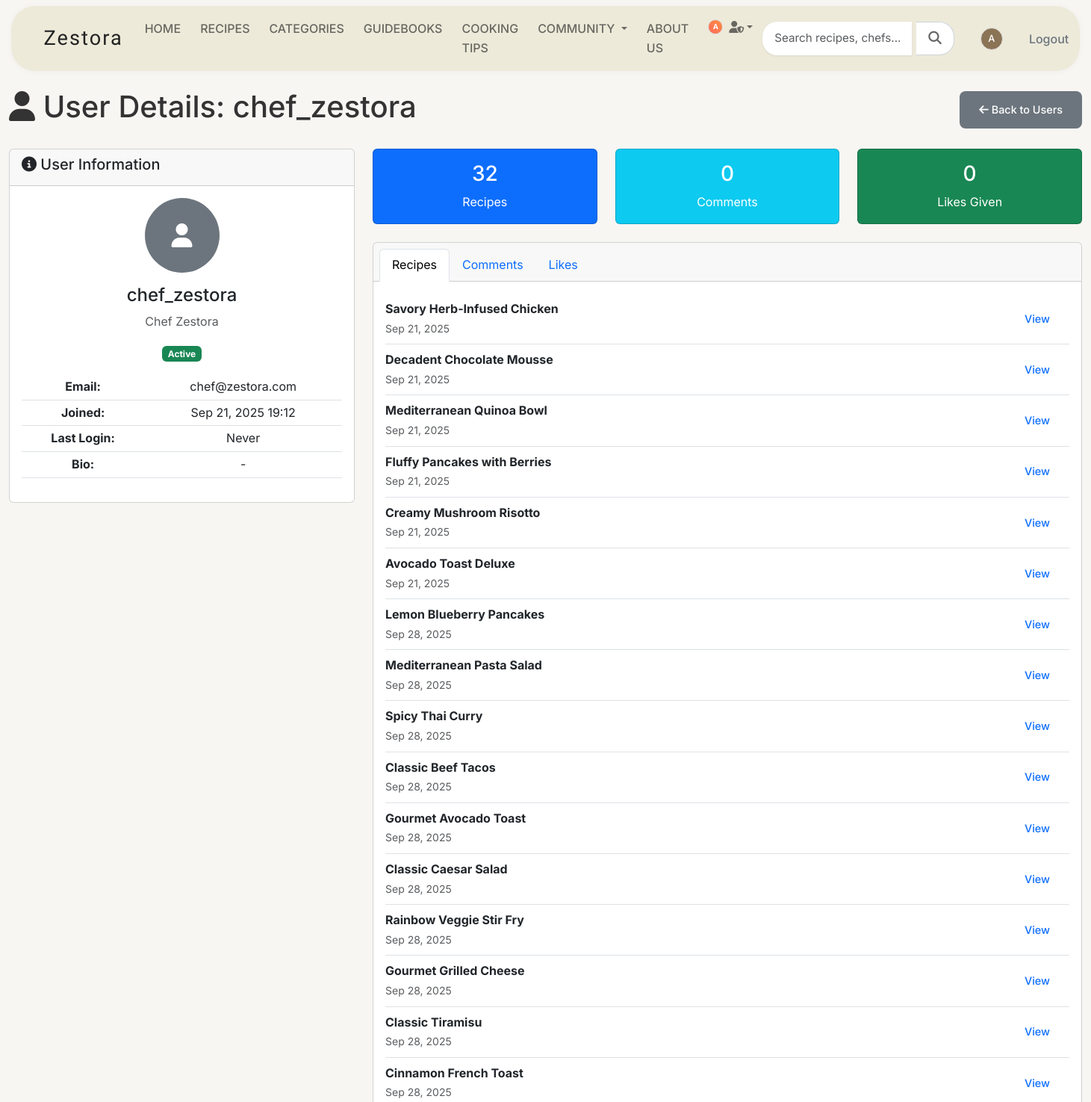
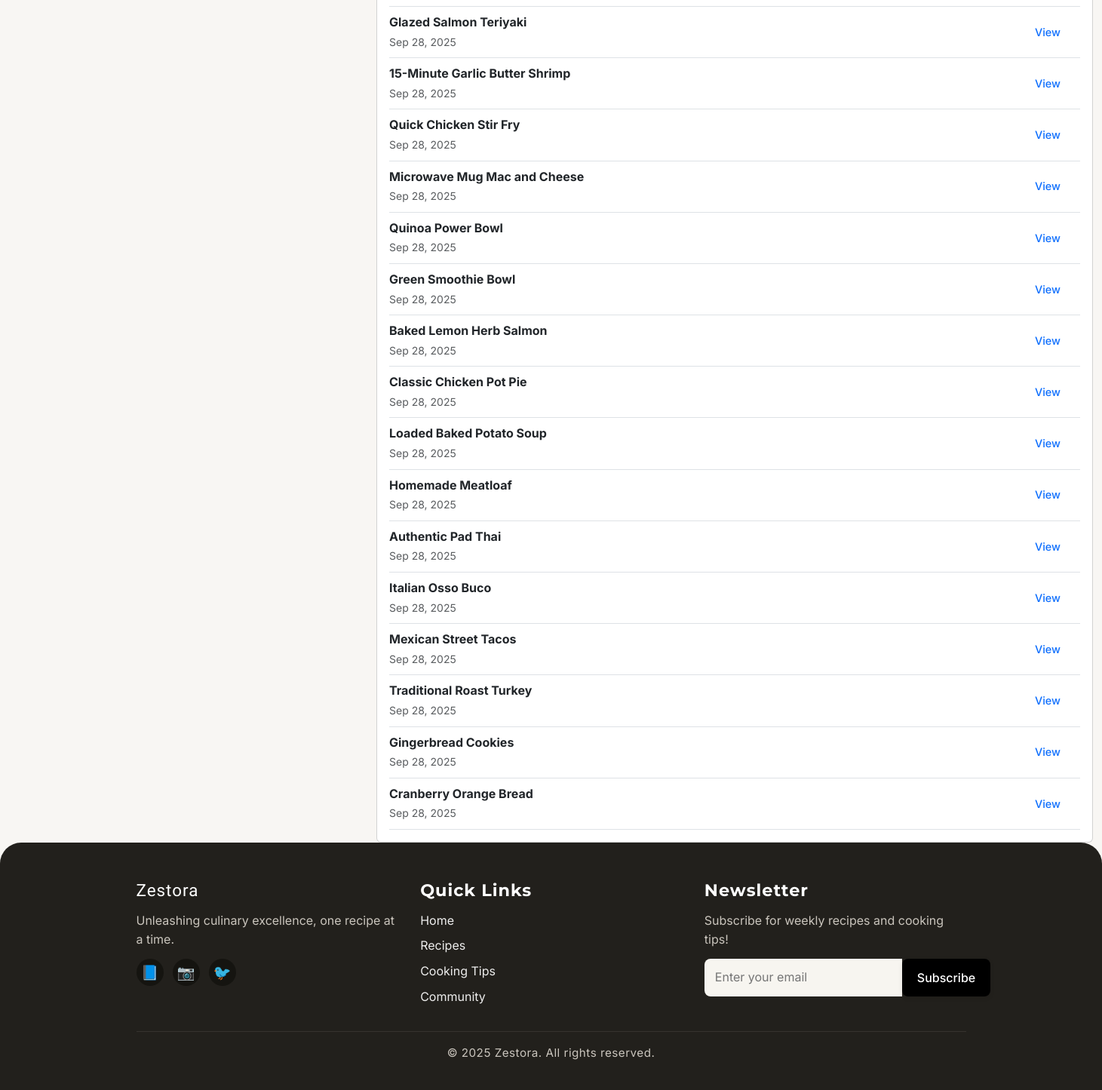
The page /admin-tools/users/2/ (signed in) on the database its author committed (2 pictures, top to bottom).
### userprofile/models.py (models this page shows, shortened)
class UserProfile(models.Model):
    user = models.OneToOneField(User, on_delete=models.CASCADE, related_name='profile')
    profile_image = models.ImageField(upload_to='profile_images/', blank=True, null=True)
    bio = models.TextField(max_length=500, blank=True)
    location = models.CharField(max_length=100, blank=True)
    phone = models.CharField(max_length=20, blank=True)
    date_of_birth = models.DateField(null=True, blank=True)
    website = models.URLField(max_length=200, blank=True)
    created_at = models.DateTimeField(auto_now_add=True)
    updated_at = models.DateTimeField(auto_now=True)

### recipes/models.py (models this page shows, shortened)
class Recipe(models.Model):
    DIFFICULTY_CHOICES = [
        ('easy', 'Easy'),
        ('medium', 'Medium'),
        ('hard', 'Hard'),
    ]
    title = models.CharField(max_length=200)
    slug = models.SlugField(unique=True)
    description = models.TextField()
    ingredients = models.TextField()
    instructions = models.TextField()
    prep_time = models.IntegerField(help_text="Preparation time in minutes")
    cook_time = models.IntegerField(help_text="Cooking time in minutes")
    servings = models.IntegerField()
    difficulty = models.CharField(max_length=10, choices=DIFFICULTY_CHOICES)
    category = models.ForeignKey(Category, on_delete=models.CASCADE)
    image = models.ImageField(upload_to='recipes/', blank=True, null=True)
    author = models.ForeignKey(User, on_delete=models.CASCADE)
    featured = models.BooleanField(default=False)
    created_at = models.DateTimeField(auto_now_add=True)
    updated_at = models.DateTimeField(auto_now=True)

### admin_tools/views.py (the view)
# urls.py: path('users/<int:user_id>/', views.user_detail, name='user_detail'),
@user_passes_test(is_admin)
def user_detail(request, user_id):
    user = get_object_or_404(User, id=user_id)
    user_profile = getattr(user, 'profile', None)
    user_recipes = Recipe.objects.filter(author=user)
    user_comments = Comment.objects.filter(user=user)
    user_likes = RecipeLike.objects.filter(user=user)
    context = {
        'user_detail': user,
        'profile': user_profile,
        'user_recipes': user_recipes,
        'user_comments': user_comments,
        'user_likes': user_likes,
    }
    return render(request, 'admin_tools/user_detail.html', context)

### admin_tools/views.py (called while the page is built)
def is_admin(user):
    return user.is_authenticated and user.is_staff

### templates/admin_tools/user_detail.html (shortened to what this page needs)
{% extends 'base.html' %}
{% load static %}
{% block content %}
<div class="container-fluid mt-4">
    <div class="row">
        <div class="col-12">
            <div class="d-flex justify-content-between align-items-center mb-4">
                <h1>
                    <i class="fas fa-user"></i> User Details: {{ user_detail.username }}
                </h1>
                <a href="{% url 'admin_tools:manage_users' %}" class="btn btn-secondary">
                    <i class="fas fa-arrow-left"></i> Back to Users
                </a>
            </div>
        </div>
    </div>
    <div class="row">
        <div class="col-md-4">
            <div class="card">
                <div class="card-header">
                    <h5><i class="fas fa-info-circle"></i> User Information</h5>
                </div>
                <div class="card-body text-center">
                    {% if profile and profile.profile_image %}
                        <img src="{{ profile.profile_image.url }}" alt="Profile"
                             class="rounded-circle mb-3" style="width: 100px; height: 100px; object-fit: cover;">
                    {% else %}
                        <div class="bg-secondary rounded-circle mx-auto mb-3 d-flex align-items-center justify-content-center"
                             style="width: 100px; height: 100px;">
                            <i class="fas fa-user fa-2x text-white"></i>
                        </div>
                    {% endif %}
                    <h4>{{ user_detail.username }}</h4>
                    {% if user_detail.first_name or user_detail.last_name %}
                        <p class="text-muted">{{ user_detail.first_name }} {{ user_detail.last_name }}</p>
                    {% endif %}
                    <div class="mb-3">
                        {% if user_detail.is_active %}
                            <span class="badge bg-success">Active</span>
                        {% else %}
                            <span class="badge bg-secondary">Inactive</span>
                        {% endif %}
                    </div>
                    <table class="table table-sm">
                        <tr>
                            <td><strong>Email:</strong></td>
                            <td>{{ user_detail.email|default:"-" }}</td>
                        </tr>
                        <tr>
                            <td><strong>Joined:</strong></td>
                            <td>{{ user_detail.date_joined|date:"M d, Y H:i" }}</td>
                        </tr>
                        <tr>
                            <td><strong>Last Login:</strong></td>
                            <td>{{ user_detail.last_login|date:"M d, Y H:i"|default:"Never" }}</td>
                        </tr>
                        {% if profile %}
                        <tr>
                            <td><strong>Bio:</strong></td>
                            <td>{{ profile.bio|default:"-"|truncatechars:50 }}</td>
                        </tr>
                        {% endif %}
                    </table>
                </div>
            </div>
        </div>
        <div class="col-md-8">
            <div class="row mb-4">
                <div class="col-md-4">
                    <div class="card bg-primary text-white">
                        <div class="card-body text-center">
                            <h3>{{ user_recipes.count }}</h3>
                            <p class="mb-0">Recipes</p>
                        </div>
                    </div>
                </div>
                <div class="col-md-4">
                    <div class="card bg-info text-white">
                        <div class="card-body text-center">
                            <h3>{{ user_comments.count }}</h3>
                            <p class="mb-0">Comments</p>
                        </div>
                    </div>
                </div>
                <div class="col-md-4">
                    <div class="card bg-success text-white">
                        <div class="card-body text-center">
                            <h3>{{ user_likes.count }}</h3>
                            <p class="mb-0">Likes Given</p>
                        </div>
                    </div>
                </div>
            </div>
            <div class="card">
                <div class="card-header">
                    <ul class="nav nav-tabs card-header-tabs" role="tablist">
                        <li class="nav-item">
                            <a class="nav-link active" data-bs-toggle="tab" href="#recipes">Recipes</a>
                        </li>
                        <li class="nav-item">
                            <a class="nav-link" data-bs-toggle="tab" href="#comments">Comments</a>
                        </li>
                        <li class="nav-item">
                            <a class="nav-link" data-bs-toggle="tab" href="#likes">Likes</a>
                        </li>
                    </ul>
                </div>
                <div class="card-body">
                    <div class="tab-content">
                        <div class="tab-pane fade show active" id="recipes">
                            {% for recipe in user_recipes %}
                            <div class="d-flex justify-content-between align-items-center border-bottom py-2">
                                <div>
                                    <strong>{{ recipe.title }}</strong>
                                    <br>
                                    <small class="text-muted">{{ recipe.created_at|date:"M d, Y" }}</small>
                                </div>
                                <a href="{% url 'recipes:recipe_detail' recipe.id %}" class="btn btn-sm btn-outline-primary">
                                    View
                                </a>
                            </div>
                            {% empty %}
                            <p class="text-muted">No recipes found.</p>
                            {% endfor %}
                        </div>
                    </div>
                </div>
            </div>
        </div>
    </div>
</div>
{% endblock %}

### templates/navbar.html (shortened to what this page needs)
<nav class="navbar navbar-expand-lg custom-navbar">
  <div class="container-fluid">
    <a class="navbar-brand" href="{% url 'home' %}">Zestora</a>
    <div class="collapse navbar-collapse" id="navbarNav">
      <ul class="navbar-nav me-auto">
        <li class="nav-item">
          <a class="nav-link{% if active_page == 'home' %} active{% endif %}" href="{% url 'home' %}">HOME</a>
        </li>
        <li class="nav-item">
          <a class="nav-link{% if active_page == 'recipes' %} active{% endif %}" href="{% url 'recipes:recipe_list' %}">RECIPES</a>
        </li>
        <li class="nav-item">
          <a class="nav-link{% if active_page == 'categories' %} active{% endif %}" href="{% url 'recipes:category_list' %}">CATEGORIES</a>
        </li>
        <li class="nav-item">
          <a class="nav-link{% if active_page == 'guidebooks' %} active{% endif %}" href="{% url 'guidebooks' %}">GUIDEBOOKS</a>
        </li>
        <li class="nav-item">
          <a class="nav-link{% if active_page == 'cooking_tips' %} active{% endif %}" href="{% url 'tips:tip_list' %}">COOKING TIPS</a>
        </li>
        <li class="nav-item dropdown">
          <a class="nav-link dropdown-toggle{% if active_page == 'community' %} active{% endif %}" href="#" role="button" data-bs-toggle="dropdown" aria-expanded="false">
            COMMUNITY
          </a>
        </li>
        <li class="nav-item">
          <a class="nav-link{% if active_page == 'about' %} active{% endif %}" href="{% url 'about' %}">ABOUT US</a>
        </li>
        {% if user.is_staff or user.is_superuser %}
        <li class="nav-item dropdown">
          <a class="nav-link dropdown-toggle admin-dropdown-btn d-flex align-items-center" href="#" role="button" data-bs-toggle="dropdown" aria-expanded="false">
            {% if user.profile.profile_image %}
              <img src="{{ user.profile.profile_image.url }}" alt="{{ user.username }}" class="admin-profile-img me-1">
            {% else %}
              <div class="admin-profile-placeholder me-1">
                {{ user.first_name.0|default:user.username.0|upper }}
              </div>
            {% endif %}
            <i class="fas fa-user-shield ms-1"></i>
          </a>
        </li>
        {% endif %}
      </ul>
      <div class="d-flex align-items-center gap-3">
        <div class="navbar-search-container">
          <form method="GET" action="{% url 'search' %}" class="d-flex search-form">
            <div class="navbar-search-input-group">
              <input type="text" name="q" placeholder="Search recipes, chefs..." class="form-control search-input" id="navbar-search-input" autocomplete="off">
              <button type="submit" class="btn search-btn">
                <i class="fas fa-search"></i>
              </button>
            </div>
          </form>
        </div>
        <div class="auth-buttons">
          {% if user.is_authenticated %}
            <a href="{% url 'userprofile:profile' username=user.username %}" class="btn btn-user-icon" title="My Profile">
              {% if user.profile.profile_image %}
                <img src="{{ user.profile.profile_image.url }}" alt="{{ user.username }}" class="navbar-profile-img">
              {% else %}
                <div class="navbar-profile-placeholder">
                  {{ user.first_name.0|default:user.username.0|upper }}
                </div>
              {% endif %}
            </a>
            <a href="{% url 'logout' %}" class="btn btn-outline-secondary">Logout</a>
          {% else %}
            <a href="{% url 'login' %}" class="btn btn-outline-secondary">Login</a>
            <a href="{% url 'signup' %}" class="btn btn-primary">Sign Up</a>
          {% endif %}
        </div>
      </div>
    </div>
  </div>
</nav>

### static/css/styles.css (style rules this page uses)
.navbar { width: 98%; margin: 8px auto; display: flex; align-items: center; justify-content: space-between; background: #edeada; border-radius: 32px; padding: 10px 32px; box-sizing: border-box; box-shadow: 0 1px 8px rgba(0,0,0,0.04); }
.search-input { padding: 7px 13px; border-radius: 12px; border: none; outline: none; background: #fff; font-size: 1em; color: #333; box-shadow: 0 1px 3px rgba(0,0,0,0.07); width: 125px; transition: width 0.2s; }
.search-btn { background: none; border: none; font-size: 1.1em; cursor: pointer; margin-left: 6px; }
.auth-buttons { display: flex; align-items: center; gap: 10px; }
.auth-buttons .btn { padding: 8px 20px; border-radius: 8px; font-size: 1em; font-weight: 500; cursor: pointer; transition: background 0.14s; }
* { margin: 0; padding: 0; box-sizing: border-box; }
body { font-family: 'Inter', sans-serif; line-height: 1.6; color: #333; background-color: #f8f6f3; }
.btn { text-decoration: none; padding: 0.75rem 1.5rem; border-radius: 8px; font-weight: 500; font-size: 0.9rem; transition: all 0.3s ease; border: 2px solid transparent; cursor: pointer; display: inline-block; }

### static/css/navbar_footer.css (style rules this page uses)
.navbar { width: 98%; margin: 8px auto; display: flex; align-items: center; justify-content: space-between; background: #edeada; border-radius: 32px; padding: 10px 32px; box-sizing: border-box; box-shadow: 0 1px 8px rgba(0,0,0,0.04); }
.search-input { padding: 7px 13px; border-radius: 12px; border: none; outline: none; background: #fff; font-size: 1em; color: #333; box-shadow: 0 1px 3px rgba(0,0,0,0.07); width: 125px; transition: width 0.2s; }
.search-btn { background: none; border: none; font-size: 1.1em; cursor: pointer; margin-left: 6px; }
.auth-buttons { display: flex; align-items: center; gap: 10px; }
.auth-buttons .btn { padding: 8px 20px; border-radius: 8px; font-size: 1em; font-weight: 500; cursor: pointer; transition: background 0.14s; }
.custom-navbar { background: #edeada !important; border-radius: 32px; margin: 8px auto; width: 98%; box-shadow: 0 1px 8px rgba(0,0,0,0.04); padding: 10px 32px; }
.navbar-brand { font-family: "Jaro", sans-serif !important; font-optical-sizing: auto; font-weight: 400; font-style: normal; font-size: 1.7em !important; color: #222 !important; letter-spacing: 2px; }
.navbar-nav .nav-link { color: #686760 !important; font-weight: 500 !important; font-size: 1em !important; padding: 8px 13px !important; transition: color 0.17s; }
.admin-dropdown-btn { font-size: 1.1em !important; padding: 8px 12px !important; border-radius: 6px; }
.search-form { margin-right: 1rem; }
.search-input { border-radius: 20px 0 0 20px !important; border-right: none !important; padding: 8px 16px !important; font-size: 0.95em; min-width: 200px; }
.search-btn { border-radius: 0 20px 20px 0 !important; background: #fff !important; border: 1px solid #ced4da !important; border-left: none !important; color: #666 !important; padding: 8px 16px !important; }
.btn-user-icon { background: transparent !important; color: #666 !important; border: none !important; padding: 3px !important; border-radius: 50% !important; transition: all 0.2s; width: 36px !important; height: 36px !important; display: flex !important; align-items: center !important; justify-content: center !important; }
.navbar-profile-placeholder { width: 30px; height: 30px; border-radius: 50%; background: #8B7355; color: white; display: flex; align-items: center; justify-content: center; font-weight: 500; font-size: 0.8rem; border: 1px solid #e0e0e0; }
.navbar-search-container { position: relative; }
.navbar-search-input-group { position: relative; display: flex; }
.admin-profile-placeholder { width: 20px; height: 20px; border-radius: 50%; background: linear-gradient(45deg, #ff6b5a, #ff8c42); color: white; display: flex; align-items: center; justify-content: center; font-weight: bold; font-size: 0.6rem; border: 1px solid #ddd; }
.btn-outline-secondary { border-radius: 8px !important; font-weight: 500 !important; }

### rows shown on the page
UserProfile: bio "-"
Recipe: title "Savory Herb-Infused Chicken", created_at "Sep 21, 2025"
Recipe: title "Decadent Chocolate Mousse", created_at "Sep 21, 2025"
Recipe: title "Mediterranean Quinoa Bowl", created_at "Sep 21, 2025"
Recipe: title "Fluffy Pancakes with Berries", created_at "Sep 21, 2025"
Recipe: title "Creamy Mushroom Risotto", created_at "Sep 21, 2025"
Recipe: title "Avocado Toast Deluxe", created_at "Sep 21, 2025"
Recipe: title "Lemon Blueberry Pancakes", created_at "Sep 28, 2025"
Recipe: title "Mediterranean Pasta Salad", created_at "Sep 28, 2025"
Recipe: title "Spicy Thai Curry", created_at "Sep 28, 2025"
Recipe: title "Classic Beef Tacos", created_at "Sep 28, 2025"
Recipe: title "Gourmet Avocado Toast", created_at "Sep 28, 2025"
Recipe: title "Classic Caesar Salad", created_at "Sep 28, 2025"
Recipe: title "Rainbow Veggie Stir Fry", created_at "Sep 28, 2025"
Recipe: title "Gourmet Grilled Cheese", created_at "Sep 28, 2025"
Recipe: title "Classic Tiramisu", created_at "Sep 28, 2025"
Recipe: title "Cinnamon French Toast", created_at "Sep 28, 2025"
Recipe: title "Glazed Salmon Teriyaki", created_at "Sep 28, 2025"
Recipe: title "15-Minute Garlic Butter Shrimp", created_at "Sep 28, 2025"
Recipe: title "Quick Chicken Stir Fry", created_at "Sep 28, 2025"
Recipe: title "Microwave Mug Mac and Cheese", created_at "Sep 28, 2025"
Recipe: title "Quinoa Power Bowl", created_at "Sep 28, 2025"
Recipe: title "Green Smoothie Bowl", created_at "Sep 28, 2025"
Recipe: title "Baked Lemon Herb Salmon", created_at "Sep 28, 2025"
Recipe: title "Classic Chicken Pot Pie", created_at "Sep 28, 2025"
Recipe: title "Loaded Baked Potato Soup", created_at "Sep 28, 2025"
Recipe: title "Homemade Meatloaf", created_at "Sep 28, 2025"
Recipe: title "Authentic Pad Thai", created_at "Sep 28, 2025"
Recipe: title "Italian Osso Buco", created_at "Sep 28, 2025"
Recipe: title "Mexican Street Tacos", created_at "Sep 28, 2025"
Recipe: title "Traditional Roast Turkey", created_at "Sep 28, 2025"
Recipe: title "Gingerbread Cookies", created_at "Sep 28, 2025"
Recipe: title "Cranberry Orange Bread", created_at "Sep 28, 2025"

### other values the page prints
{{ user.first_name.0|default:user.username.0|upper }} "A"
{{ user_detail.username }} "chef_zestora"
{{ user_detail.first_name }} "Chef"
{{ user_detail.last_name }} "Zestora"
{{ user_detail.email|default:"-" }} "chef@zestora.com"
{{ user_detail.date_joined|date:"M d, Y H:i" }} "Sep 21, 2025 19:12"
{{ user_detail.last_login|date:"M d, Y H:i"|default:"Never" }} "Never"
{{ user_recipes.count }} "32"
{{ user_comments.count }} "0"
{{ user_likes.count }} "0"
